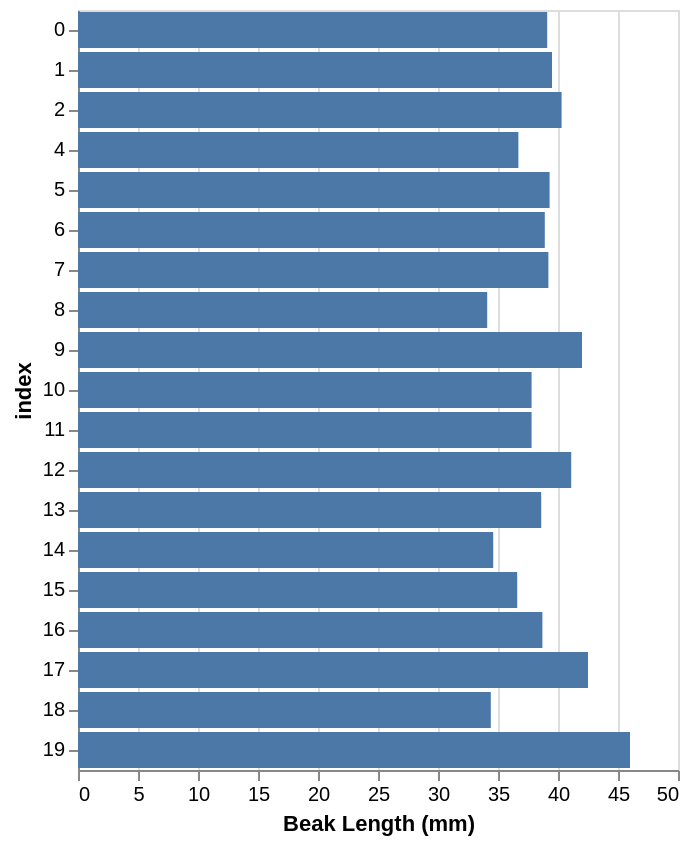

Notebook source saved alongside this figure:
### Markdown cell above
Let's try bar plotting the first 20 beak lengths

### Code cell
alt.Chart(data[:20]).mark_bar().encode(
    x='Beak Length (mm):Q',
    y='index:O'
)

### Figure 1 — Vega-Lite specification as saved in the notebook (floating-point values rounded to 4 significant figures)
{"config": {"view": {"continuousWidth": 300, "continuousHeight": 300}}, "data": {"name": "data-cf68b68b41d9c9dbf1b7b18be7dee1f9"}, "mark": {"type": "bar"}, "encoding": {"x": {"field": "Beak Length (mm)", "type": "quantitative"}, "y": {"field": "index", "type": "ordinal"}}, "$schema": "https://vega.github.io/schema/vega-lite/v6.1.0.json", "datasets": {"data-cf68b68b41d9c9dbf1b7b18be7dee1f9": [{"Species": "Adelie", "Island": "Torgersen", "Beak Length (mm)": 39.1, "Beak Depth (mm)": 18.7, "Flipper Length (mm)": 181.0, "Body Mass (g)": 3750.0, "Sex": "MALE", "index": 0}, {"Species": "Adelie", "Island": "Torgersen", "Beak Length (mm)": 39.5, "Beak Depth (mm)": 17.4, "Flipper Length (mm)": 186.0, "Body Mass (g)": 3800.0, "Sex": "FEMALE", "index": 1}, {"Species": "Adelie", "Island": "Torgersen", "Beak Length (mm)": 40.3, "Beak Depth (mm)": 18.0, "Flipper Length (mm)": 195.0, "Body Mass (g)": 3250.0, "Sex": "FEMALE", "index": 2}, {"Species": "Adelie", "Island": "Torgersen", "Beak Length (mm)": null, "Beak Depth (mm)": null, "Flipper Length (mm)": null, "Body Mass (g)": null, "Sex": NaN, "index": 3}, {"Species": "Adelie", "Island": "Torgersen", "Beak Length (mm)": 36.7, "Beak Depth (mm)": 19.3, "Flipper Length (mm)": 193.0, "Body Mass (g)": 3450.0, "Sex": "FEMALE", "index": 4}, {"Species": "Adelie", "Island": "Torgersen", "Beak Length (mm)": 39.3, "Beak Depth (mm)": 20.6, "Flipper Length (mm)": 190.0, "Body Mass (g)": 3650.0, "Sex": "MALE", "index": 5}, {"Species": "Adelie", "Island": "Torgersen", "Beak Length (mm)": 38.9, "Beak Depth (mm)": 17.8, "Flipper Length (mm)": 181.0, "Body Mass (g)": 3625.0, "Sex": "FEMALE", "index": 6}, {"Species": "Adelie", "Island": "Torgersen", "Beak Length (mm)": 39.2, "Beak Depth (mm)": 19.6, "Flipper Length (mm)": 195.0, "Body Mass (g)": 4675.0, "Sex": "MALE", "index": 7}, {"Species": "Adelie", "Island": "Torgersen", "Beak Length (mm)": 34.1, "Beak Depth (mm)": 18.1, "Flipper Length (mm)": 193.0, "Body Mass (g)": 3475.0, "Sex": NaN, "index": 8}, {"Species": "Adelie", "Island": "Torgersen", "Beak Length (mm)": 42.0, "Beak Depth (mm)": 20.2, "Flipper Length (mm)": 190.0, "Body Mass (g)": 4250.0, "Sex": NaN, "index": 9}, {"Species": "Adelie", "Island": "Torgersen", "Beak Length (mm)": 37.8, "Beak Depth (mm)": 17.1, "Flipper Length (mm)": 186.0, "Body Mass (g)": 3300.0, "Sex": NaN, "index": 10}, {"Species": "Adelie", "Island": "Torgersen", "Beak Length (mm)": 37.8, "Beak Depth (mm)": 17.3, "Flipper Length (mm)": 180.0, "Body Mass (g)": 3700.0, "Sex": NaN, "index": 11}, {"Species": "Adelie", "Island": "Torgersen", "Beak Length (mm)": 41.1, "Beak Depth (mm)": 17.6, "Flipper Length (mm)": 182.0, "Body Mass (g)": 3200.0, "Sex": "FEMALE", "index": 12}, {"Species": "Adelie", "Island": "Torgersen", "Beak Length (mm)": 38.6, "Beak Depth (mm)": 21.2, "Flipper Length (mm)": 191.0, "Body Mass (g)": 3800.0, "Sex": "MALE", "index": 13}, {"Species": "Adelie", "Island": "Torgersen", "Beak Length (mm)": 34.6, "Beak Depth (mm)": 21.1, "Flipper Length (mm)": 198.0, "Body Mass (g)": 4400.0, "Sex": "MALE", "index": 14}, {"Species": "Adelie", "Island": "Torgersen", "Beak Length (mm)": 36.6, "Beak Depth (mm)": 17.8, "Flipper Length (mm)": 185.0, "Body Mass (g)": 3700.0, "Sex": "FEMALE", "index": 15}, {"Species": "Adelie", "Island": "Torgersen", "Beak Length (mm)": 38.7, "Beak Depth (mm)": 19.0, "Flipper Length (mm)": 195.0, "Body Mass (g)": 3450.0, "Sex": "FEMALE", "index": 16}, {"Species": "Adelie", "Island": "Torgersen", "Beak Length (mm)": 42.5, "Beak Depth (mm)": 20.7, "Flipper Length (mm)": 197.0, "Body Mass (g)": 4500.0, "Sex": "MALE", "index": 17}, {"Species": "Adelie", "Island": "Torgersen", "Beak Length (mm)": 34.4, "Beak Depth (mm)": 18.4, "Flipper Length (mm)": 184.0, "Body Mass (g)": 3325.0, "Sex": "FEMALE", "index": 18}, {"Species": "Adelie", "Island": "Torgersen", "Beak Length (mm)": 46.0, "Beak Depth (mm)": 21.5, "Flipper Length (mm)": 194.0, "Body Mass (g)": 4200.0, "Sex": "MALE", "index": 19}]}}
